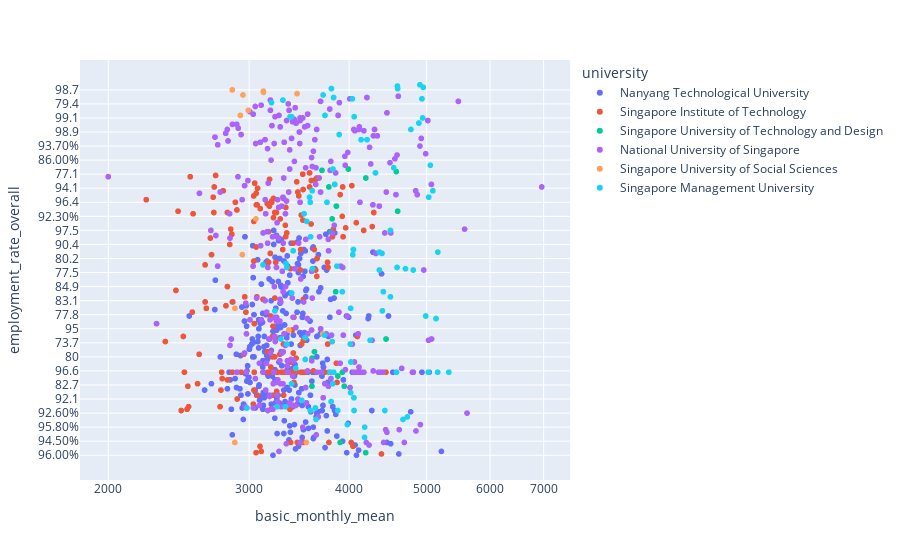

The notebook cell saved with this chart:
### Code cell
fig = px.scatter(df, x="basic_monthly_mean", y="employment_rate_overall", color="university", hover_name="degree", log_x=True, size_max=60)
fig.show()

### Figure 1 — Plotly figure (JSON) as saved in the notebook; plotly's stock layout.template omitted (floating-point values rounded to 4 significant figures; data arrays with more than 128 entries replaced by an {"elided": "..."} marker saying what was removed)
{"data": [{"hovertemplate": "<b>%{hovertext}</b><br><br>university=Nanyang Technological University<br>basic_monthly_mean=%{x}<br>employment_rate_overall=%{y}<extra></extra>", "hovertext": {"elided": "524 str values"}, "legendgroup": "Nanyang Technological University", "marker": {"color": "#636efa", "symbol": "circle"}, "mode": "markers", "name": "Nanyang Technological University", "showlegend": true, "type": "scattergl", "x": {"elided": "524 int values"}, "xaxis": "x", "y": {"elided": "524 str values"}, "yaxis": "y"}, {"hovertemplate": "<b>%{hovertext}</b><br><br>university=Singapore Institute of Technology<br>basic_monthly_mean=%{x}<br>employment_rate_overall=%{y}<extra></extra>", "hovertext": {"elided": "356 str values"}, "legendgroup": "Singapore Institute of Technology", "marker": {"color": "#EF553B", "symbol": "circle"}, "mode": "markers", "name": "Singapore Institute of Technology", "showlegend": true, "type": "scattergl", "x": {"elided": "356 int values"}, "xaxis": "x", "y": {"elided": "356 str values"}, "yaxis": "y"}, {"hovertemplate": "<b>%{hovertext}</b><br><br>university=Singapore University of Technology and Design<br>basic_monthly_mean=%{x}<br>employment_rate_overall=%{y}<extra></extra>", "hovertext": ["Bachelor of Engineering (Engineering Product Development)", "Bachelor of Engineering (Engineering Systems and Design)", "Bachelor of Engineering (Information Systems Technology and Design)", "Bachelor of Science (Architecture and Sustainable Design)", "Bachelor of Engineering (Engineering Product Development)", "Bachelor of Engineering (Engineering Systems and Design)", "Bachelor of Engineering (Information Systems Technology and Design)", "Bachelor of Engineering (Engineering Product Development)", "Bachelor of Engineering (Engineering Systems and Design)", "Bachelor of Engineering (Information Systems Technology and Design)", "Bachelor of Engineering (Engineering Product Development)", "Bachelor of Engineering (Information Systems Technology and Design)", "Bachelor of Engineering (Engineering Systems and Design)", "Bachelor of Engineering (Engineering Product Development)", "Bachelor of Engineering (Information Systems Technology and Design)", "Bachelor of Engineering (Engineering Systems and Design)", "Bachelor of Engineering (Engineering Product Development)", "Bachelor of Engineering (Information Systems Technology and Design)", "Bachelor of Engineering (Engineering Systems and Design)", "Bachelor of Engineering (Engineering Product Development)", "Bachelor of Engineering (Information Systems Technology and Design)", "Bachelor of Engineering (Engineering Systems and Design)", "Bachelor of Engineering (Engineering Product Development)", "Bachelor of Engineering (Information Systems Technology and Design)", "Bachelor of Engineering (Engineering Systems and Design)", "Bachelor of Science (Architecture and Sustainable Design)", "Bachelor of Engineering (Engineering Product Development)", "Bachelor of Engineering (Information Systems Technology and Design)", "Bachelor of Engineering (Engineering Systems and Design)", "Bachelor of Science (Architecture and Sustainable Design)", "Bachelor of Engineering (Engineering Product Development)", "Bachelor of Engineering (Information Systems Technology and Design)", "Bachelor of Engineering (Engineering Systems and Design)", "Bachelor of Science (Architecture and Sustainable Design)", "Bachelor of Engineering (Engineering Product Development)", "Bachelor of Engineering (Information Systems Technology and Design)", "Bachelor of Engineering (Engineering Systems and Design)", "Bachelor of Science (Architecture and Sustainable Design)"], "legendgroup": "Singapore University of Technology and Design", "marker": {"color": "#00cc96", "symbol": "circle"}, "mode": "markers", "name": "Singapore University of Technology and Design", "showlegend": true, "type": "scattergl", "x": [3809, 4195, 4581, 3897, 3595, 3699, 3872, 3595, 3699, 3872, 3620, 4197, 3695, 3620, 4197, 3695, 3594, 4146, 3856, 3594, 4146, 3856, 3773, 4448, 3798, 3848, 3773, 4448, 3798, 3848, 3991, 4599, 3944, 3923, 3991, 4599, 3944, 3923], "xaxis": "x", "y": ["94.60%", "95.20%", "96.90%", "100.00%", "92.5", "80.3", "86", "92.5", "80.3", "86", "87", "91.9", "100", "87", "91.9", "100", "89.9", "100", "91.7", "89.9", "100", "91.7", "94.7", "97.3", "90", "95.1", "94.7", "97.3", "90", "95.1", "84.2", "88.8", "89.9", "100", "84.2", "88.8", "89.9", "100"], "yaxis": "y"}, {"hovertemplate": "<b>%{hovertext}</b><br><br>university=National University of Singapore<br>basic_monthly_mean=%{x}<br>employment_rate_overall=%{y}<extra></extra>", "hovertext": {"elided": "525 str values"}, "legendgroup": "National University of Singapore", "marker": {"color": "#ab63fa", "symbol": "circle"}, "mode": "markers", "name": "National University of Singapore", "showlegend": true, "type": "scattergl", "x": {"elided": "525 int values"}, "xaxis": "x", "y": {"elided": "525 str values"}, "yaxis": "y"}, {"hovertemplate": "<b>%{hovertext}</b><br><br>university=Singapore University of Social Sciences<br>basic_monthly_mean=%{x}<br>employment_rate_overall=%{y}<extra></extra>", "hovertext": ["Bachelor of Early Childhood Education", "Bachelor of Human Resource Management", "Bachelor of Social Work", "Bachelor of Accountancy", "Bachelor of Science in Finance", "Bachelor of Science in Marketing", "Bachelor of Science in Supply Chain Management", "Bachelor of Accountancy", "Bachelor of Science in Finance", "Bachelor of Science in Marketing", "Bachelor of Accountancy", "Bachelor of Science in Finance", "Bachelor of Science in Marketing", "Bachelor of Human Resource Management", "Bachelor of Accountancy", "Bachelor of Science in Finance", "Bachelor of Science in Marketing", "Bachelor of Human Resource Management", "Bachelor of Accountancy", "Bachelor of Science in Finance", "Bachelor of Science in Marketing"], "legendgroup": "Singapore University of Social Sciences", "marker": {"color": "#FFA15A", "symbol": "circle"}, "mode": "markers", "name": "Singapore University of Social Sciences", "showlegend": true, "type": "scattergl", "x": [2879, 2947, 3443, 3059, 3537, 3126, 3125, 2858, 3364, 2925, 2858, 3364, 2925, 2942, 2880, 3708, 2993, 2942, 2880, 3708, 2993], "xaxis": "x", "y": ["100.00%", "90.60%", "97.30%", "94.60%", "100.00%", "92.10%", "88.00%", "98.7", "88", "94", "98.7", "88", "94", "87.1", "91.1", "88.6", "88.3", "87.1", "91.1", "88.6", "88.3"], "yaxis": "y"}, {"hovertemplate": "<b>%{hovertext}</b><br><br>university=Singapore Management University<br>basic_monthly_mean=%{x}<br>employment_rate_overall=%{y}<extra></extra>", "hovertext": {"elided": "180 str values"}, "legendgroup": "Singapore Management University", "marker": {"color": "#19d3f3", "symbol": "circle"}, "mode": "markers", "name": "Singapore Management University", "showlegend": true, "type": "scattergl", "x": {"elided": "180 int values"}, "xaxis": "x", "y": {"elided": "180 str values"}, "yaxis": "y"}], "layout": {"legend": {"title": {"text": "university"}, "tracegroupgap": 0}, "margin": {"t": 60}, "xaxis": {"anchor": "y", "domain": [0, 1], "title": {"text": "basic_monthly_mean"}, "type": "log"}, "yaxis": {"anchor": "x", "domain": [0, 1], "title": {"text": "employment_rate_overall"}}}}
